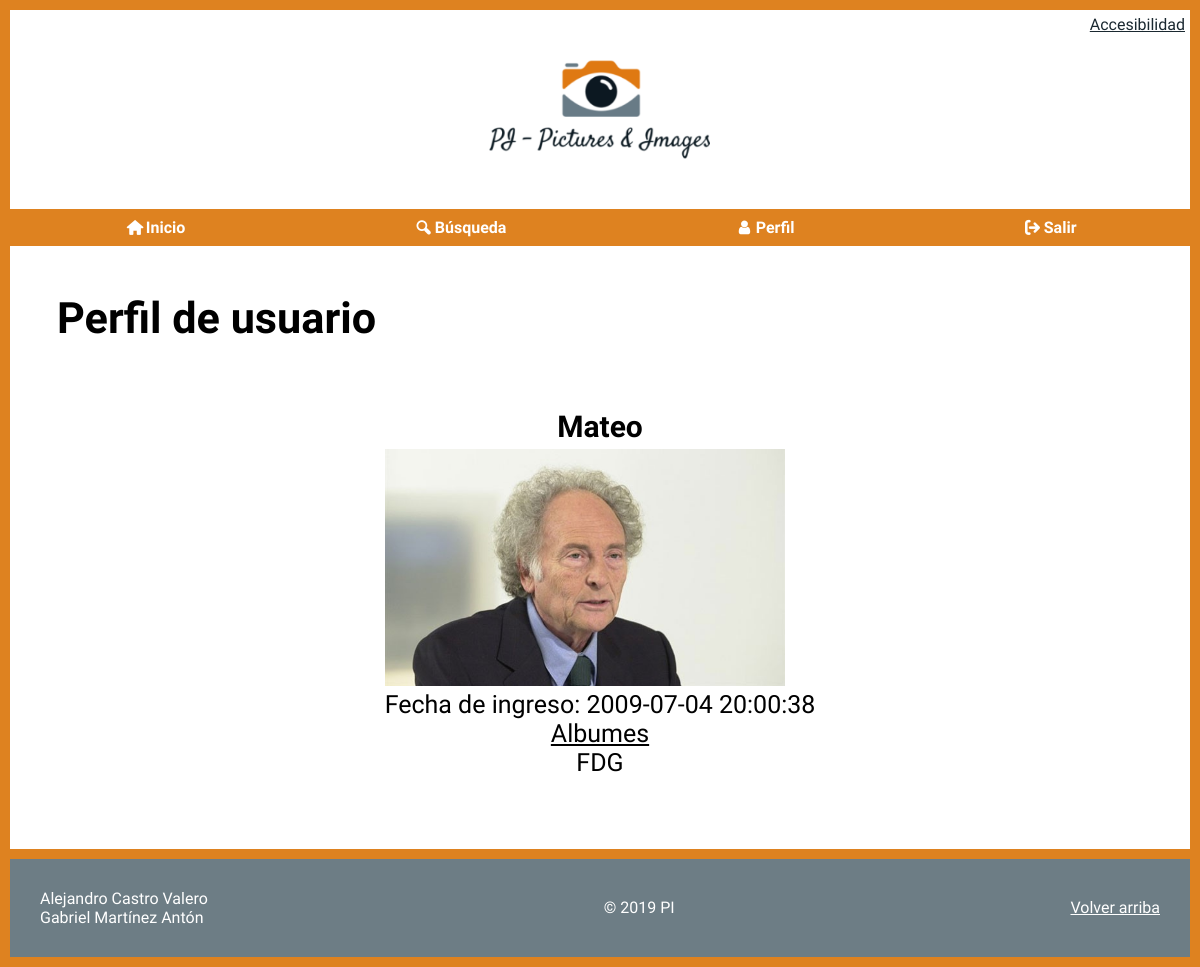
Screenshot of /perfilUsuario.php?id=1 (signed in) with the database file from the repository.
### tables this page shows
create table `USUARIOS` (
    `IdUsuario` int not null auto_increment,
    `NomUsuario` text(15) not null unique,
    `Clave` text(15) not null not null,
    `Email` text not null,
    `Sexo` smallint not null,
    `FNacimiento` date not null,
    `Ciudad` text not null,
    `Pais` int not null,
    `Foto` text not null,
    `FRegistro` datetime not null,
    `Estilo` int not null,
    constraint `PK_usuarios` primary key (`IdUsuario`),
    constraint `FK_Pais` foreign key (`Pais`) references `PAISES` (`IdPais`),
    constraint `FK_Estilos` foreign key (`Estilo`) references `ESTILOS` (`IdEstilo`)
);

create table `ALBUMES` (
    `IdAlbum` int not null auto_increment,
    `Titulo` text not null,
    `Descripcion` text not null,
    `Usuario` int not null,
    constraint `PK_paises` primary key (`IdAlbum`),
    constraint `FK_Usuario` foreign key (`Usuario`) references `USUARIOS` (`IdUsuario`)
);

### perfilUsuario.php (the view, shortened to what this page needs)
<?php
    if (isset($_SESSION["logueado"])) {
        require_once("head.php");
        require_once("header.php");
?>
        <main>
            <section>
                <h1>Perfil de usuario</h1>
                <section class="seccionFoto">
                    <?php
                        include("conexionBD.php");
                        $id_usu = $_GET['id'];
                        $sentencia = "SELECT u.Foto, u.NomUsuario, u.FRegistro,a.Titulo FROM usuarios u JOIN albumes a ON u.IdUsuario = a.Usuario WHERE u.IdUsuario = ?";
                        $stmt = $conexion->prepare($sentencia);
                        $stmt->bind_param('i', $id_usu);
                        if(!$stmt->execute()) {
                            echo "<p>Error al ejecutar la sentencia <b>$sentencia</b>: " . $conexion->connect_error;
                            echo '</p>';
                            exit;
                        }
                        $resultado = $stmt->get_result();
                        if($resultado->num_rows)
                        {
                            $fila = $resultado->fetch_object();
                            echo "<article>
                                <h2 style = 'text-align: center; font-size:30px; margin-bottom: 5px;'>$fila->NomUsuario</h2>";
                            echo "<a href='$fila->Foto'>
                            <img width='400' src='$fila->Foto' alt='$fila->NomUsuario'>
                            </a>";
                            echo "<p style = 'text-align: center;  font-size:25px;'>Fecha de ingreso: $fila->FRegistro</p>";
                            echo "<p style = 'text-align: center;  font-size:25px;'><u>Albumes</u></br>$fila->Titulo</p>
                                    </article>";
                        }
                        else
                        {
                            echo "Ese usuario no existe";
                        }
                    ?>
                </section>
            </section>
        </main>
<?php
        require_once("footer.php");
    } else {
        $host = $_SERVER['HTTP_HOST'];
		$uri  = rtrim(dirname($_SERVER['PHP_SELF']), '/\\');
		$extra = 'index.php?fallo=2';
        header("Location: http://$host$uri/$extra");
    }
?>

### css/style.css (style rules this page uses)
:root { --color1: #de8220; --color2: #6d7d85; --color3: #1a2830; }
* { box-sizing: border-box; padding: 0; margin: 0; }
body { margin: 10px; background-color: var(--color1); font-family: 'Imprima', sans-serif; }
main { background-color: #fff; margin-bottom: 10px; padding-bottom: 45px; }
main > section { padding: 22px; }
main > section > h1 { font-size: 2.7em; margin: 25px 25px 60px 25px; font-family: 'Satisfy', sans-serif; }
main > section { position: relative; }
section>section { display: flex; flex-direction: column; justify-content: center; align-items: center; padding: 5px; }

### css/print.css (style rules this page uses)
body, main,h2,h3,p,h1, label { font-family: sans-serif; font-size: 12pt; color: #000; }
* { background-color: #fff; }
a { color: blue; }
img { -webkit-filter: grayscale(100%); filter: grayscale(100%); width: 150pt; }
main::after { content: 'http://localhost/DAW/practica05/index.html © 2019 PI'; display: block; text-align: center; border-top: 1pt solid black; border-bottom: 1pt solid black; padding: 2pt; font-size: 12pt; page-break-after: avoid; }
main>section>h1 { font-family: sans-serif; font-size: 20pt; margin: 0; }
p { font-size: 12pt; }

### rows the page displays
usuarios: NomUsuario "Mateo", Foto+NomUsuario (picture), FRegistro "2009-07-04 20:00:38", albumes.Titulo "FDG"
